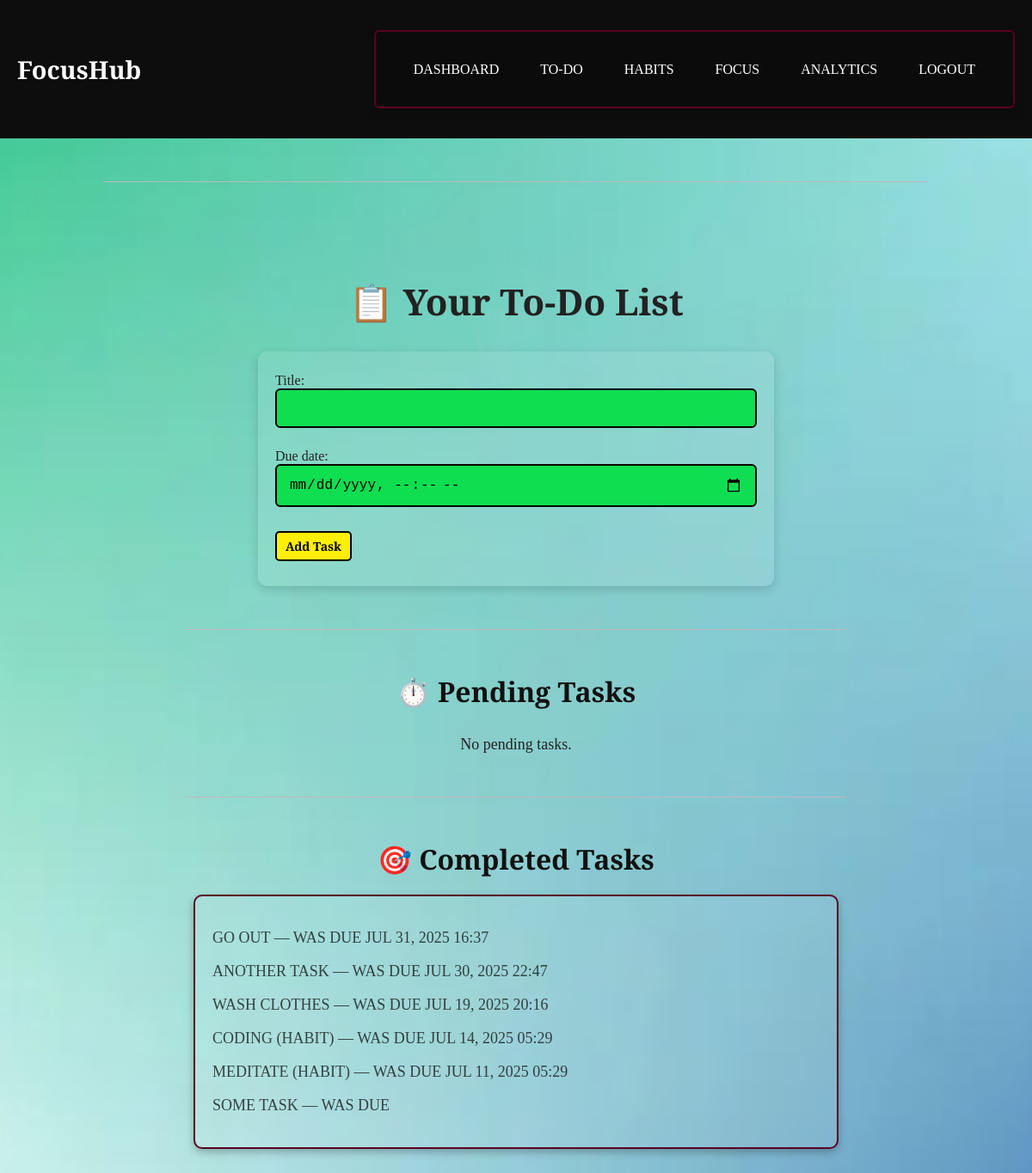
/todos/ (signed in), run on an earlier commit of the app's database.
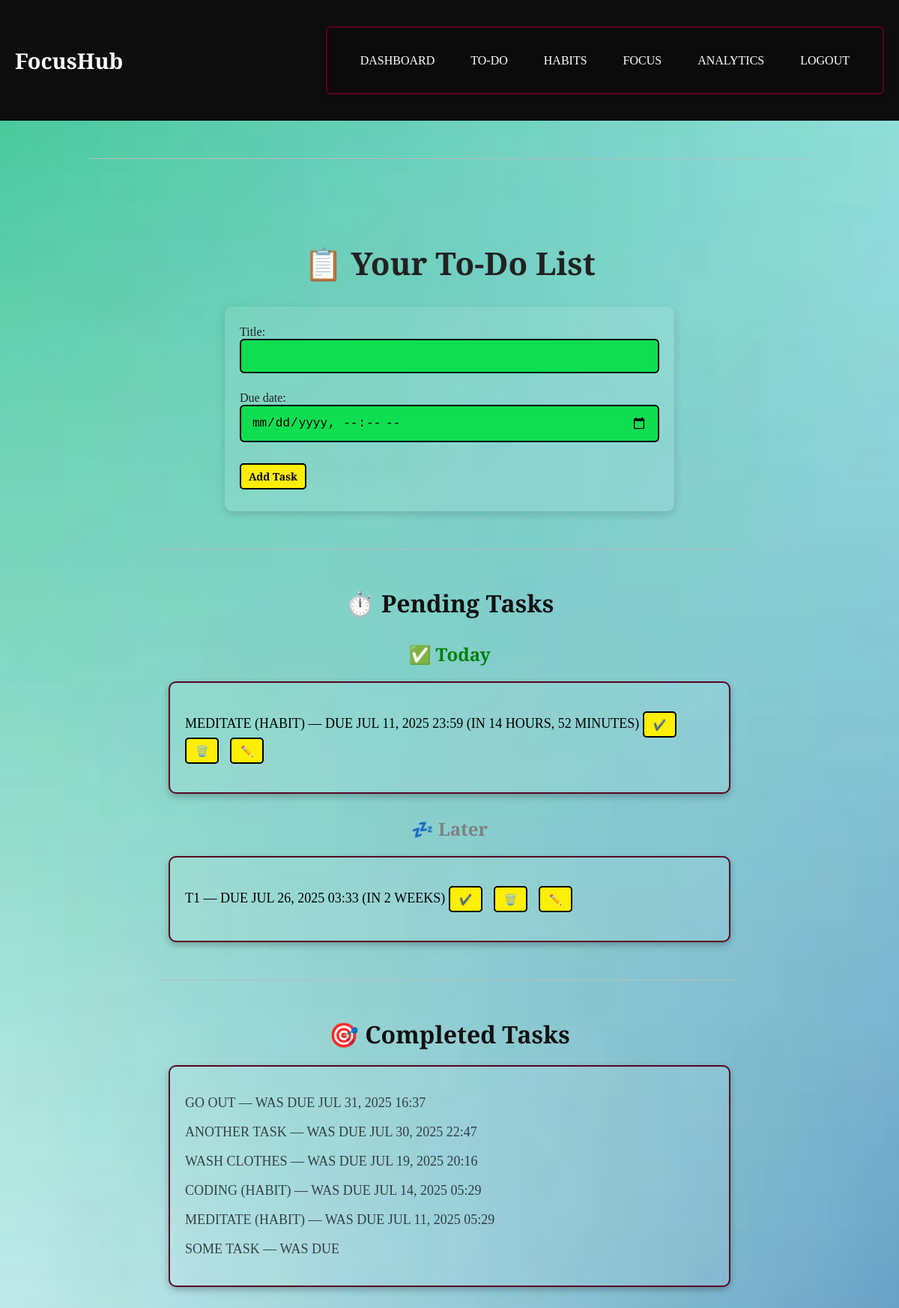
And on a later commit of the database.
### hub/models.py (models this page shows, shortened)
class Task(models.Model):
    user = models.ForeignKey(User, on_delete=models.CASCADE)
    title = models.CharField(max_length=255)
    is_done = models.BooleanField(default=False)
    due_date = models.DateTimeField(null=True, blank=True)
    created_at = models.DateTimeField(auto_now_add=True)
    from_habit = models.ForeignKey('Habit', null=True, blank=True, on_delete=models.SET_NULL)

### hub/utils.py (the view)
    def wrapper(request, *args, **kwargs):
        if request.user.is_authenticated:
            session = FocusSession.objects.filter(user=request.user, end_time__isnull=True).first()
            allowed_paths = ['/focus/', '/confirm_completion/', '/logout/']
            if session and request.path not in allowed_paths:
                return redirect('focus')
        return view_func(request, *args, **kwargs)

### hub/forms.py
class TaskForm(forms.ModelForm):
    class Meta:
        model = Task
        fields = ['title', 'due_date']
        widgets = {'due_date': forms.DateTimeInput(attrs={'type': 'datetime-local'})}

### hub/utils.py (called while the page is built)
def enforce_focus_lock(view_func):
    def wrapper(request, *args, **kwargs):
        if request.user.is_authenticated:
            session = FocusSession.objects.filter(user=request.user, end_time__isnull=True).first()
            allowed_paths = ['/focus/', '/confirm_completion/', '/logout/']
            if session and request.path not in allowed_paths:
                return redirect('focus')
        return view_func(request, *args, **kwargs)
    return wrapper

### templates/todos.html (shortened to what this page needs)
{% extends "base.html" %}
{% block content %}
<h2>📋 Your To-Do List</h2>
<form method="post">
    {{ form.as_p }}
    <button class="add-button" type="submit">Add Task</button>
</form>
<hr>
<h3>⏱️ Pending Tasks</h3>
{% if grouped_tasks.today %}
<h4 style="color: green;">✅ Today</h4>
<ul>
    {% for task in grouped_tasks.today %}
    <li>
        {% with task.due_date|timeuntil as diff %}
            {{ task.title }} — due {{ task.due_date|date:"M d, Y H:i" }} (in {{ diff }})
        {% endwith %}
        <form action="{% url 'complete_task' task.id %}" method="post">
            <button type="submit">✔️</button>
        </form>
        <form action="{% url 'delete_task' task.id %}" method="post" onsubmit="return confirm('Are you sure you want to delete this task?');">
            <button type="submit">🗑️</button>
        </form>
        <form action="{% url 'edit_task' task.id %}" method="get">
            <button type="submit">✏️</button>
        </form>
    </li>
    {% endfor %}
</ul>
{% endif %}
{% if grouped_tasks.later %}
<h4 style="color: gray;">💤 Later</h4>
<ul>
    {% for task in grouped_tasks.later %}
    <li>
        {% with task.due_date|timeuntil as diff %}
            {{ task.title }} — due {{ task.due_date|date:"M d, Y H:i" }} (in {{ diff }})
        {% endwith %}
        <form action="{% url 'complete_task' task.id %}" method="post">
            <button type="submit">✔️</button>
        </form>
        <form action="{% url 'delete_task' task.id %}" method="post" onsubmit="return confirm('Are you sure you want to delete this task?');">
            <button type="submit">🗑️</button>
        </form>
        <form action="{% url 'edit_task' task.id %}" method="get">
            <button type="submit">✏️</button>
        </form>
    </li>
    {% endfor %}
</ul>
{% endif %}
{% if not grouped_tasks.today and not grouped_tasks.tomorrow and not grouped_tasks.upcoming and not grouped_tasks.later %}
    <p class="no-tasks">No pending tasks.</p>
{% endif %}
<hr>
<h3>🎯 Completed Tasks</h3>
{% if completed_tasks %}
<ul>
    {% for task in completed_tasks %}
        <li class="completed-task">
            {{ task.title }} — was due {{ task.due_date|date:"M d, Y H:i" }}
        </li>
    {% endfor %}
</ul>
{% else %}
    <p class="no-tasks">No completed tasks yet.</p>
{% endif %}
{% endblock %}

### templates/base.html (shortened to what this page needs)
{% load static %}
<!DOCTYPE html>
<html lang="en">
<head>
</head>
<body>
    <header>
        <div class="container">
            <div class="logo">FocusHub</div>
            <nav>
                <ul>
                    {% if user.is_authenticated %}
                        <li><a href="{% url 'dashboard' %}">Dashboard</a></li>
                        <li><a href="{% url 'todos' %}">To-Do</a></li>
                        <li><a href="{% url 'habits' %}">Habits</a></li>
                        <li><a href="{% url 'focus' %}">Focus</a></li>
                        <li><a href="{% url 'analytics' %}">Analytics</a></li>
                        <li><a href="{% url 'logout' %}">Logout</a></li>
                    {% else %}
                        <li><a href="{% url 'login' %}">Login</a></li>
                        <li><a href="{% url 'signup' %}">Sign Up</a></li>
                    {% endif %}
                </ul>
            </nav>
        </div>
    </header>
    <hr>
    <main>
        {% block content %}
        {% endblock %}
    </main>
</body>
</html>

### templates/todos.html (style rules this page uses)
body { background-size: cover; background-position: center; font-family: 'Playfair Display', serif; margin: 0; padding: 0; }
h2, h3, h4 { text-align: center; font-family: 'Playfair Display', serif; margin-bottom: 16px; }
h2 { margin-top: 40px; font-size: 42px; }
h3 { margin-top: 50px; font-size: 32px; color: #111; }
h4 { font-size: 24px; margin: 30px 0 10px; }
form { max-width: 600px; margin: 30px auto; padding: 25px 20px; background-color: rgba(255, 255, 255, 0.1); backdrop-filter: blur(6px); border-radius: 10px; box-shadow: 0 4px 12px rgba(0, 0, 0, 0.15); }
input[type="text"], select { width: 100%; padding: 12px 14px; margin-bottom: 24px; border-radius: 6px; font-size: 16px; background-color: rgba(5, 223, 70, 0.918); border: 2px solid #000; }
button { display: inline-block; font-family: 'Playfair Display', serif; font-size: 14px; font-weight: bold; padding: 6px 10px; margin: 4px 4px 4px 0; background-color: #ffee05; color: #000; border: 2px solid #000; border-radius: 5px; cursor: pointer; vertical-align: middle; transition: background-color 0.2s ease; box-shadow: none; }
ul { list-style-type: none; padding: 20px; margin: 20px auto; max-width: 750px; border: 2px solid #5a0221; border-radius: 10px; background-color: rgba(255, 255, 255, 0.08); backdrop-filter: blur(5px); box-shadow: 0 4px 10px rgba(0, 0, 0, 0.25); text-transform: uppercase; }
li { margin: 18px 0; font-size: 18px; color: #000; }
li form { display: inline-block; margin: 0 5px 0 0; vertical-align: middle; background-color: transparent; padding: 0; box-shadow: none; border: none; display: inline; margin-right: 10px; }
.completed-task { color: black; opacity: 0.7; text-transform: uppercase; }
hr { width: 80%; margin: 50px auto 30px; border-top: 1px solid #bbb; }
li button { font-family: 'Playfair Display', serif; font-size: 14px; padding: 6px 12px; margin: 0; background-color: #ffee05; color: #000; border: 2px solid #000; border-radius: 5px; cursor: pointer; transition: background-color 0.2s ease; box-shadow: none; box-sizing: border-box; line-height: normal; display: inline-flex; align-items: center; justify-content: center; }
input[type="datetime-local"] { width: 100%; padding: 12px 14px; margin-bottom: 24px; border-radius: 6px; font-size: 16px; background-color: rgba(5, 223, 70, 0.918); border: 2px solid #000; color: #000; box-sizing: border-box; line-height: normal; -webkit-appearance: none; appearance: none; }

What changed in the data, as far as the page shows it:
added Task: title "MEDITATE (HABIT)", due_date "JUL 11, 2025 23:59", diff "14 HOURS, 52 MINUTES", shown under "✅ Today"
added Task: title "T1", due_date "JUL 26, 2025 03:33", diff "2 WEEKS", shown under "💤 Later"
Also different on the page:
text no longer shown: "No pending tasks."
text now shown: "✅ Today 💤 Later"
